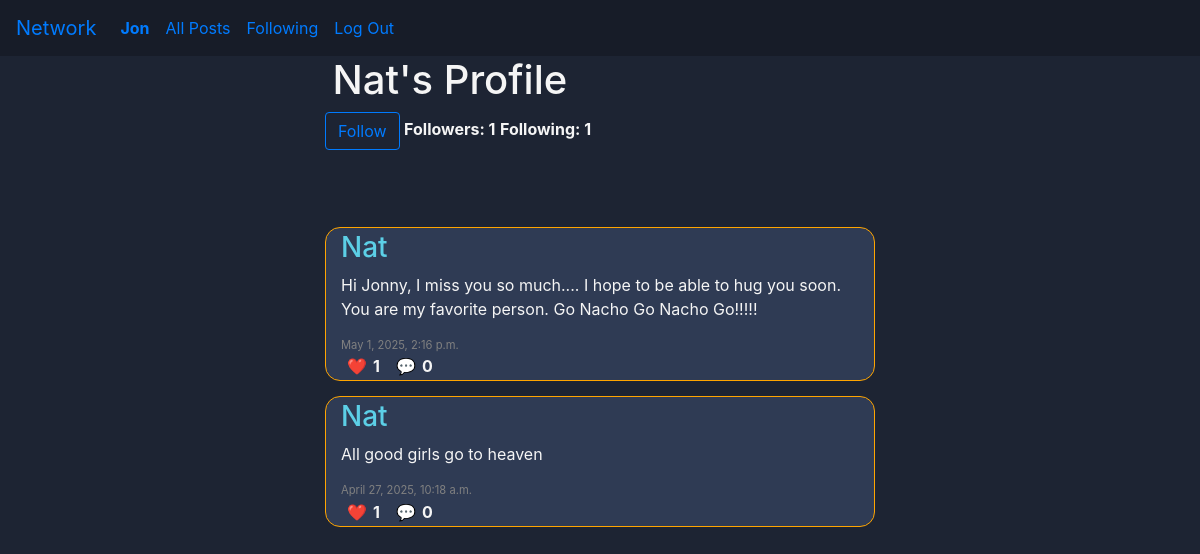
Page /profile/Nat (signed in) on the committed database.
### network/models.py (models this page shows, shortened)
class User(AbstractUser):
    pass

class Profile(models.Model):
    user = models.OneToOneField(User, on_delete=models.CASCADE)
    following = models.ManyToManyField("self", symmetrical=False, blank=True, related_name="followers")
    saved_posts = models.ManyToManyField("Post", blank=True, related_name="saved_by_profiles")
    profile_picture = models.ImageField(upload_to='profile_pics/', blank=True, null=True) # TODO
    profile_picture_url = models.URLField(blank=True, null=True) # TODO
    bio = models.CharField(max_length=512, null=True, blank=True) # TODO
    @property
    def following_count(self):
        return self.following.count()
    @property
    def follower_count(self):
        return self.followers.count()

class Post(models.Model):
    profile = models.ForeignKey("Profile", on_delete=models.CASCADE)
    content = models.TextField(max_length=512, blank=False, null=False)
    likes = models.ManyToManyField("Profile", blank=True, related_name="liked_posts")
    timestamp = models.DateTimeField(auto_now_add=True)
    edited_timestamp = models.DateTimeField(auto_now_add=False, null=True) # TODO
    @property
    def like_count(self):
        return self.likes.count()
    @property
    def comment_count(self):
        return self.comment_set.count()

### network/views.py (the view)
# urls.py: path("profile/<str:username>", views.profile, name="profile"),
def profile(request, username):
    user = User.objects.get(username=username)
    if not user:
        return False #TODO render error page
    return post_paginator(
        request,
        query=user.profile.post_set.select_related("profile").order_by("-timestamp"),
        template="network/profile.html",
        title=f"{user.username}'s Profile",
        user_obj=user
        )

### network/views.py (called while the page is built)
def post_paginator(request, query, template, title, user_obj=None):
    paginator = Paginator(query, 10)
    page_number = request.GET.get("page")
    page_obj = paginator.get_page(page_number)
    return render(request, template, {
        "page_obj": page_obj,
        "title": title,
        "user_obj": user_obj
    })

### network/templates/network/profile.html (shortened to what this page needs)
{% extends "network/layout.html" %}
{% load static %}
{% block body %}
    <div class="header-div">
        <h1 class="header-txt">{{ user_obj.username }}'s Profile</h1>
    </div>
    <div class="profile-card">
        {% if user.is_authenticated %}
            {% if user_obj.username != user.username %}
                <button class="btn btn-outline-primary"
                    id="toggle-follow-btn"
                    data-username="{{ user_obj.username }}">
                    {% if user_obj in user.following %}Unfollow{% else %}Follow{% endif %}</button>
            {% endif %}
        {% else %}
            <p class="alert-div">Log in to follow!</p>
        {% endif %}
        <strong id="follower-count">Followers: {{ user_obj.profile.follower_count }}</strong>
        <strong id="following-count">Following: {{ user_obj.profile.following_count }}</strong>
    </div>
    {% include "network/partials/load_posts.html" with page_obj=page_obj %}
{% endblock %}

### network/templates/network/layout.html (shortened to what this page needs)
{% load static %}
<!DOCTYPE html>
<html lang="en">
    <head>
        <link rel="stylesheet" href="https://stackpath.bootstrapcdn.com/bootstrap/4.4.1/css/bootstrap.min.css">
        <link href="{% static 'network/styles.css' %}" rel="stylesheet">
    </head>
    <body>
        <nav class="navbar navbar-expand-lg nav">
            <a class="navbar-brand" href="#">Network</a>
            <div>
              <ul class="navbar-nav mr-auto">
                {% if user.is_authenticated %}
                    <li class="nav-item">
                        <a class="nav-link" href="{% url 'profile' username=user.username %}"><strong>{{ user.username }}</strong></a>
                    </li>
                {% endif %}
                <li class="nav-item">
                  <a class="nav-link" href="{% url 'index' %}">All Posts</a>
                </li>
                {% if user.is_authenticated %}
                    <li class="nav-item">
                        <a class="nav-link" href="{% url 'following_posts' %}">Following</a>
                    </li>
                    <li class="nav-item">
                        <a class="nav-link" href="{% url 'logout' %}">Log Out</a>
                    </li>
                {% endif %}
              </ul>
            </div>
          </nav>
        <div class="body">
            {% block body %}
            {% endblock %}
        </div>
    </body>
</html>

### network/templates/network/partials/load_posts.html (shortened to what this page needs)
<div class="posts-div">
    {% for post in page_obj %}
        <div class="post-div">
            <h3><a class="post-header-txt" href="{% url 'profile' username=post.profile.user.username %}">{{ post.profile.user.username }}</a></h3>
            <div class="post-text-div">
                <p class="post-text">{{ post.content }}</p>
            </div>
            <p class="timestamp-txt">{{ post.timestamp }}</p>
            <div class="post-interact-div">
                {% if user.is_authenticated %}
                    <button class="like-btn post-interact-btn" data-id="{{ post.id }}"
                    data-liked="{% if user in post.likes.all %}true{% else %}false{% endif %}">❤️</button>
                {% else %}
                    🩶
                {% endif %}
                <strong class="like-count count">{{ post.like_count }}</strong>
                <button class="post-interact-btn" data-id="{{ post.id }}">💬</button>
                <strong class="comment-count count">{{ post.comment_count }}</strong>
            </div>
        </div>
    {% endfor %}
</div>

### network/static/network/styles.css (style rules this page uses)
* { margin: 0; box-sizing: border-box; }
.nav { background-color: #171c28; }
.body { background-color: #1d2433; color: whitesmoke; display: flex; flex-direction: column; align-items: center; min-height: 100vh; }
.header-txt { align-self: flex-start; margin-left: 15px; width: 550px; }
.post-header-txt { color: #5ccfe6; }
.profile-card { min-width: 550px; min-height: 100px; }
.post-div { border-radius: 15px; width: 550px; background-color: #2f3b54; margin-top: 15px; padding: 3px 0 1px 15px; border: 1px solid orange; }
.post-interact-div { width: 100%; display: inline-flex; align-items: center; }
.count { margin-right: 10px; }
.post-interact-btn { border: none; background-color: inherit; }
.timestamp-txt { font-size: 0.7rem; color: grey; margin: 0; }

### rows in the picture
User: username "Jon"
User: username "Nat", profile.follower_count "1", profile.following_count "1"
Post: profile.user.username "Nat", content "Hi Jonny, I miss you so much.... I hope to be able to hug you soon. You are my favorite person. Go Nacho Go Nacho Go!!!!!", timestamp "May 1, 2025, 2:16 p.m.", like_count "1", comment_count "0"
Post: profile.user.username "Nat", content "All good girls go to heaven", timestamp "April 27, 2025, 10:18 a.m.", like_count "1", comment_count "0"
